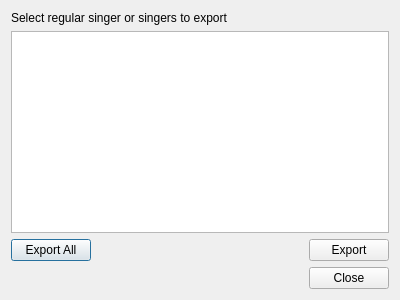
<?xml version="1.0" encoding="UTF-8"?>
<ui version="4.0">
 <class>DlgRegularExport</class>
 <widget class="QDialog" name="DlgRegularExport">
  <property name="geometry">
   <rect>
    <x>0</x>
    <y>0</y>
    <width>400</width>
    <height>300</height>
   </rect>
  </property>
  <property name="windowTitle">
   <string>Regular Singer Export</string>
  </property>
  <layout class="QVBoxLayout" name="verticalLayout">
   <item>
    <widget class="QLabel" name="label">
     <property name="text">
      <string>Select regular singer or singers to export</string>
     </property>
    </widget>
   </item>
   <item>
    <widget class="QTreeView" name="treeViewRegulars">
     <property name="editTriggers">
      <set>QAbstractItemView::NoEditTriggers</set>
     </property>
     <property name="showDropIndicator" stdset="0">
      <bool>false</bool>
     </property>
     <property name="selectionMode">
      <enum>QAbstractItemView::ExtendedSelection</enum>
     </property>
     <property name="rootIsDecorated">
      <bool>false</bool>
     </property>
     <property name="itemsExpandable">
      <bool>false</bool>
     </property>
     <property name="allColumnsShowFocus">
      <bool>true</bool>
     </property>
     <attribute name="headerStretchLastSection">
      <bool>false</bool>
     </attribute>
    </widget>
   </item>
   <item>
    <layout class="QHBoxLayout" name="horizontalLayout">
     <item>
      <widget class="QPushButton" name="pushButtonExportAll">
       <property name="text">
        <string>Export All</string>
       </property>
      </widget>
     </item>
     <item>
      <spacer name="horizontalSpacer_2">
       <property name="orientation">
        <enum>Qt::Horizontal</enum>
       </property>
       <property name="sizeHint" stdset="0">
        <size>
         <width>40</width>
         <height>20</height>
        </size>
       </property>
      </spacer>
     </item>
     <item>
      <widget class="QPushButton" name="pushButtonExport">
       <property name="text">
        <string>Export</string>
       </property>
      </widget>
     </item>
    </layout>
   </item>
   <item>
    <layout class="QHBoxLayout" name="horizontalLayout_2">
     <item>
      <spacer name="horizontalSpacer">
       <property name="orientation">
        <enum>Qt::Horizontal</enum>
       </property>
       <property name="sizeHint" stdset="0">
        <size>
         <width>40</width>
         <height>20</height>
        </size>
       </property>
      </spacer>
     </item>
     <item>
      <widget class="QPushButton" name="pushButtonClose">
       <property name="text">
        <string>Close</string>
       </property>
      </widget>
     </item>
    </layout>
   </item>
  </layout>
 </widget>
 <resources/>
 <connections/>
</ui>
